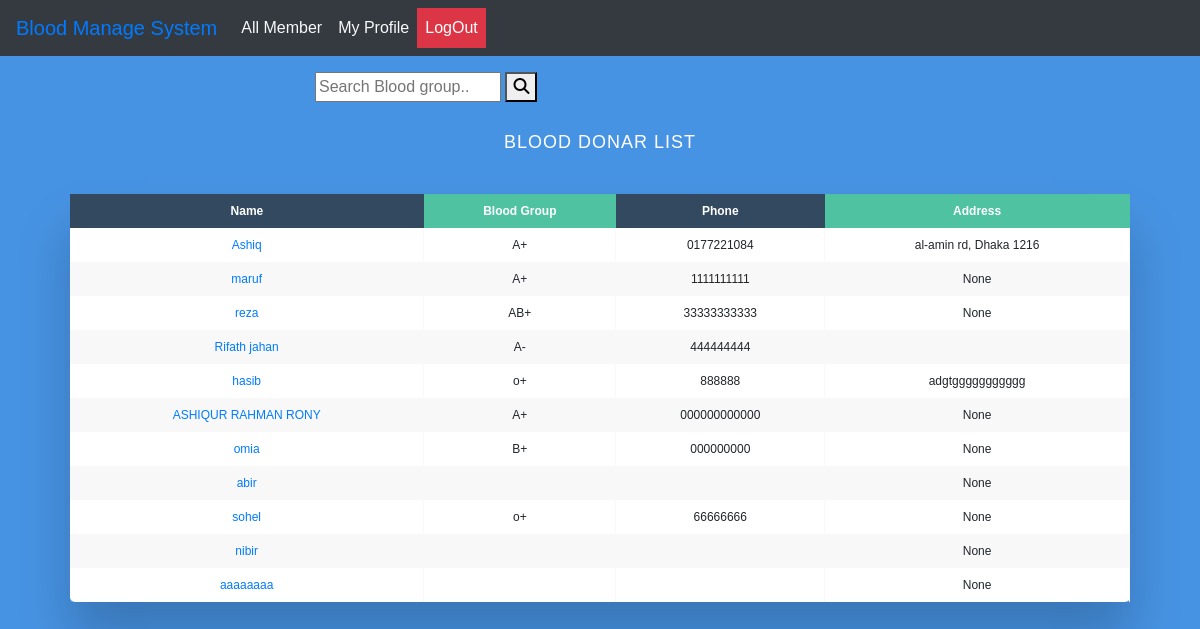
/all-member, run on the app's committed database.
### test_app/models.py (models this page shows, shortened)
class BloodDonar(models.Model):
    user = models.OneToOneField(User, on_delete = models.CASCADE)
    name = models.CharField(max_length=50, blank = True, null = True)
    image = models.ImageField(upload_to= 'profile_pics' ,blank = True, null = True)
    blood_group = models.CharField(max_length=50, blank = True, null = True)
    phone = models.CharField(max_length=50, blank = True, null = True)
    address = models.TextField(blank = True, null = True)
    profession = models.CharField(max_length=50, blank = True, null = True)
    email = models.EmailField(max_length=254, blank = True, null = True)
    facebook_link = models.CharField(max_length=50, blank = True, null = True)

### test_app/views.py (the view)
# urls.py: path('all-member', all_member, name = 'all-member'),
def all_member(request):
    if request.method == 'POST':
        search = request.POST.get('search')
        donar = BloodDonar.objects.all().filter(blood_group = search)
        context = {'donar':donar}
        return render(request, 'all_member.html', context)
    else:
        donar = BloodDonar.objects.all()
        context = {'donar':donar}
        return render(request, 'all_member.html', context)

### templates/all_member.html (shortened to what this page needs)
{% extends 'base.html' %}
{% load static %}
{% block content %}
    <div class="conteiner">
        <div class="row">
            <div class="col-md-12">
                <h2>BLOOD DONAR LIST</h2>
                <div class="table-wrapper">
                    <table class="fl-table">
                        <thead>
                        <tr>
                            <th>Name</th>
                            <th>Blood Group</th>
                            <th>Phone</th>
                            <th>Address</th>
                        </tr>
                        </thead>
                        <tbody>
                        <tr>
                            {% for donar in donar %}
                            <td><a href="{% url 'user_profile' donar.id %}">{{ donar.name }}</a></td>
                            <td>{{donar.blood_group}}</td>
                            <td>{{donar.phone}}</td>
                            <td>{{donar.address}}</td>
                        </tr>
                            {% endfor %}
                    </table>
                </div>
            </div>
        </div>
    </div>
</body>
{% endblock %}

### templates/base.html (shortened to what this page needs)
{% load static %}
<!DOCTYPE html>
<html lang="en">
<head>
    <link rel="stylesheet" href="https://maxcdn.bootstrapcdn.com/bootstrap/4.0.0/css/bootstrap.min.css">
    <link rel="stylesheet" href={% static 'css/all-member.css' %}>
</head>
<body>
<div class="conteiner">
  <nav class="navbar navbar-expand-lg bg-dark">
    <a class="navbar-brand" href="#">Blood Manage System</a>
    <div class="collapse navbar-collapse" id="navbarNavAltMarkup">
      <div class="navbar-nav">
        <a class="nav-item nav-link text-light " href={% url "all-member" %}>All Member</a>
                <a class="nav-item nav-link text-light " href={% url "my_profile" %}>My Profile</a>
        <a class="nav-item nav-link btn-danger" href="{% url 'user-logout'%}">LogOut</a>
      </div>
    </div>
  </nav>
<div class="conteiner mt-3">
  <div class="col-md-6 m-auto">
    <div class="topnav-right">
    <form method="POST">
      <div class="topnav-right">
          <div class="search-box">
             <input type="text" class="search-input" name = 'search' placeholder="Search Blood group..">
             <button class="search-button">
               <i class="fas fa-search"></i>
             </button>
          </div>
       </div>
    </form>
    </div>
    </div>
</div>
</div>
{% block content %}
{% endblock %}
</body>
</html>

### static/css/all-member.css (style rules this page uses)
* { box-sizing: border-box; -webkit-box-sizing: border-box; -moz-box-sizing: border-box; }
body { font-family: Helvetica; -webkit-font-smoothing: antialiased; background: rgba( 71, 147, 227, 1); }
h2 { text-align: center; font-size: 18px; text-transform: uppercase; letter-spacing: 1px; color: white; padding: 30px 0; }
.table-wrapper { margin: 10px 70px 70px; box-shadow: 0px 35px 50px rgba( 0, 0, 0, 0.2 ); }
.fl-table { border-radius: 5px; font-size: 12px; font-weight: normal; border: none; border-collapse: collapse; width: 100%; max-width: 100%; white-space: nowrap; background-color: white; }
.fl-table td, .fl-table th { text-align: center; padding: 8px; }
.fl-table td { border-right: 1px solid #f8f8f8; font-size: 12px; }
.fl-table thead th { color: #ffffff; background: #4FC3A1; }
.fl-table thead th:nth-child(odd) { color: #ffffff; background: #324960; }

### data on the page
BloodDonar: name "Ashiq", blood_group "A+", phone "0177221084", address "al-amin rd, Dhaka 1216"
BloodDonar: name "maruf", blood_group "A+", phone "1111111111", address "None"
BloodDonar: name "reza", blood_group "AB+", phone "33333333333", address "None"
BloodDonar: name "Rifath jahan", blood_group "A-", phone "444444444"
BloodDonar: name "hasib", blood_group "o+", phone "888888", address "adgtggggggggggg"
BloodDonar: name "ASHIQUR RAHMAN RONY", blood_group "A+", phone "000000000000", address "None"
BloodDonar: name "omia", blood_group "B+", phone "000000000", address "None"
BloodDonar: name "abir", address "None"
BloodDonar: name "sohel", blood_group "o+", phone "66666666", address "None"
BloodDonar: name "nibir", address "None"
BloodDonar: name "aaaaaaaa", address "None"
